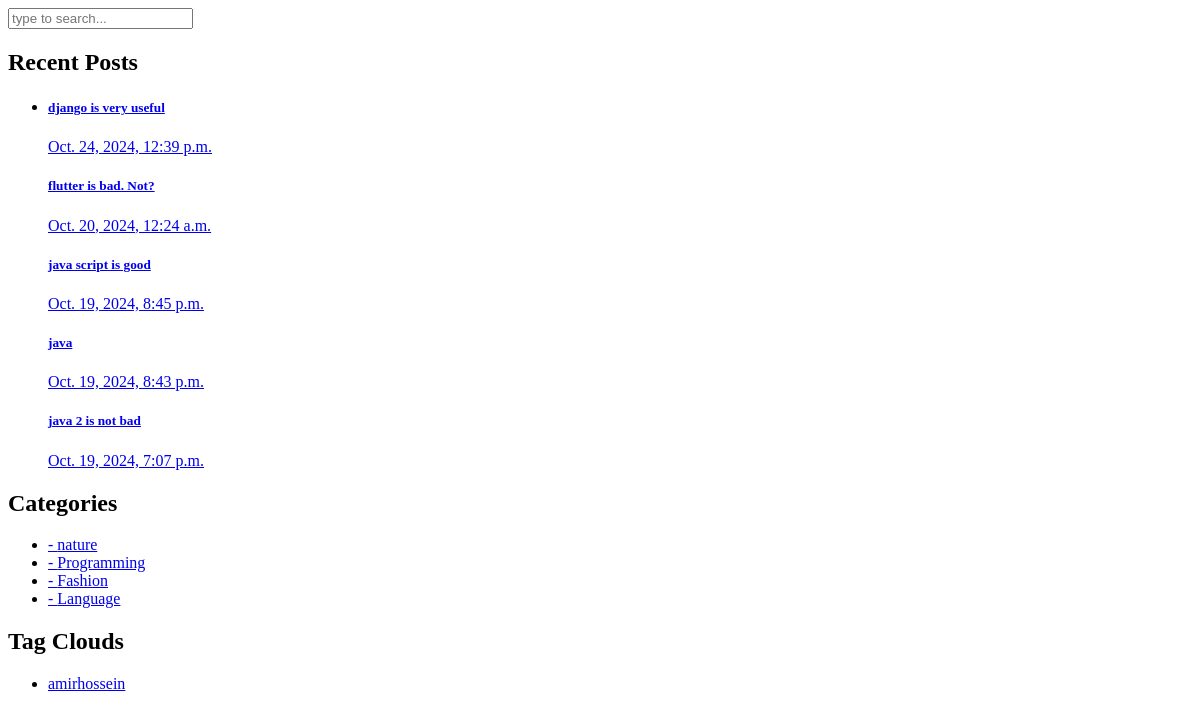
The app's page /sidebar, older data.
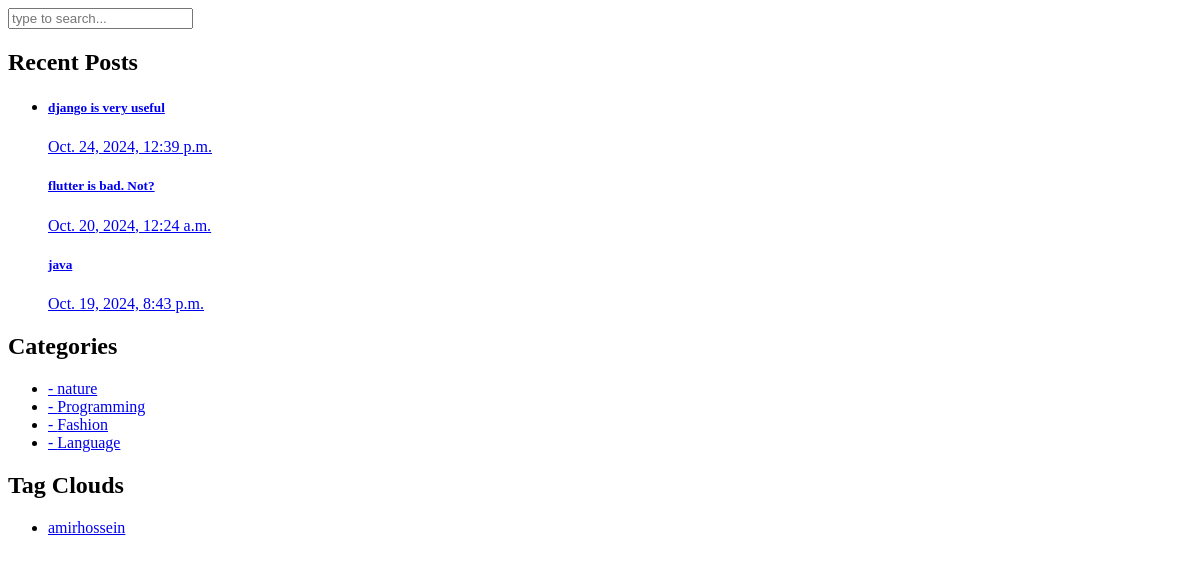
The same page, newer data.
### blog/models.py (models this page shows, shortened)
class Article(models.Model):
    CHOICES = (
        ('A', 'پایتون'),
        ('B', 'جنگو')
    )
    author = models.ForeignKey(User, on_delete=models.CASCADE, related_name='articles')
    category = models.ManyToManyField(Category, related_name='articles')
    title = models.CharField(max_length=70)
    body = models.TextField()
    image = models.ImageField(upload_to='images/articles')
    created = models.DateTimeField(auto_now_add=True)
    updated = models.DateTimeField(auto_now=True)
    myfile = models.FileField(upload_to='test', null=True)
    status = models.BooleanField(default=True)
    published = models.BooleanField(default=True)
    objects = models.Manager()
    custom_manager = ArticleManager()
    slug = models.SlugField(blank=True, unique=True)
    class Meta:
        ordering = ('-created',)

class Category(models.Model):
    title = models.CharField(max_length=100)
    created = models.DateTimeField(auto_now_add=True)

### home/views.py (the view)
# urls.py: path('sidebar', views.sidebar, name='sidebar_partial'),
def sidebar(request):
    data = {'name': 'amirhossein'}
    return render(request, 'includes/sidebar.html', context=data)

### context_processors/context_processors.py (called while the page is built)
def recent_articles(request):
    recent_articles = Article.objects.order_by('-created')
    categories = Category.objects.all()
    return {'recent_articles': recent_articles, 'categories':categories}

### templates/includes/sidebar.html
<div class="col-lg-4">
    <div class="sidebar">
        <div class="row">
            <div class="col-lg-12">
                <div class="sidebar-item search">
                    <form id="search_form" name="gs" method="GET" action="#">
                        <input type="text" name="q" class="searchText" placeholder="type to search..."
                               autocomplete="on">
                    </form>
                </div>
            </div>
            <div class="col-lg-12">
                <div class="sidebar-item recent-posts">
                    <div class="sidebar-heading">
                        <h2>Recent Posts</h2>
                    </div>
                    <div class="content">
                        <ul>
                            <li><a href="post-details.html">
                                   {% for article in recent_articles %}
                                        <h5>{{ article.title }}</h5>
                                        <span>{{ article.created }}</span>
                                   {% endfor %}
                            </a></li>
                        </ul>
                    </div>
                </div>
            </div>
            <div class="col-lg-12">
                <div class="sidebar-item categories">
                    <div class="sidebar-heading">
                        <h2>Categories</h2>
                    </div>
                    <div class="content">
                        <ul>
                            {% for cat in categories %}
                                <li><a href="{% url "blog:category_detail" cat.id %}">- {{ cat.title }}</a></li>
                            {% endfor %}
                        </ul>
                    </div>
                </div>
            </div>
            <div class="col-lg-12">
                <div class="sidebar-item tags">
                    <div class="sidebar-heading">
                        <h2>Tag Clouds</h2>
                    </div>
                    <div class="content">
                        <ul>
                            <li><a href="#">{{ name }}</a></li>
                        </ul>
                    </div>
                </div>
            </div>
        </div>
    </div>
</div>

Row changes from the older to the newer data that the page shows:
removed Article: title "java script is good", created "Oct. 19, 2024, 8:45 p.m."
removed Article: title "java 2 is not bad", created "Oct. 19, 2024, 7:07 p.m."
